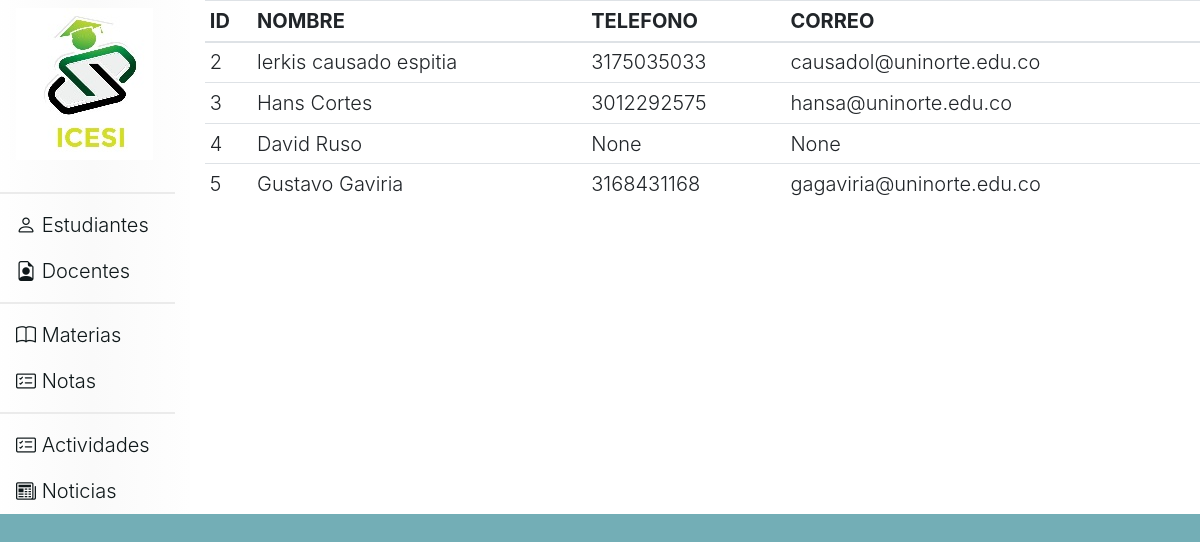
Page /estudiantes on the committed database.
### tables this page shows
CREATE TABLE user (id integer PRIMARY KEY AUTOINCREMENT, nombre_usuario char (50) NOT NULL, telefono INTEGER (20), correo VARCHAR (30), direccion VARCHAR (50), id_rol integer NOT NULL);

### app.py (the view)
@app.route('/estudiantes')
def estudiantes():
    response=controller.DatosUsuarios('ESTUDIANTE')
    return render_template('estudiantes.html',lista=response)

### controller.py (called while the page is built)
def Conectar():
    conexion= sqlite3.connect("ciclo3db.db")
    return conexion

def DatosUsuarios(rol):
    conn= Conectar()
    cursor= conn.execute("select `user`.id, `user`.nombre_usuario,`user`.telefono, `user`.correo from `user` inner join roles on (`user`.id_rol=roles.id) where `roles`.nombre='"+rol+"';")
    return cursor.fetchall() #item
    conn.close()

### templates/estudiantes.html
{% extends 'head.html' %}
{% block contenido %}
    <table class="table table-sm">
        <thead>
            <tr>
                <th>ID</th>
                <th>NOMBRE</th>
                <th>TELEFONO</th>
                <th>CORREO</th>
            </tr>
        </thead>
        <tbody>
            {% for item in lista %}
            <tr>
                <td>{% print(item[0])%}</td>
                <td>{% print(item[1])%}</td>
                <td>{% print(item[2])%}</td>
                <td>{% print(item[3])%}</td>
            </tr>
            {% endfor %}
        </tbody>
    </table>
{% endblock %}

### templates/head.html (shortened to what this page needs)
<!DOCTYPE html>
<html lang="en">
<head>
    <link rel="stylesheet" href="https://cdn.jsdelivr.net/npm/bootstrap@4.6.0/dist/css/bootstrap.min.css">
    <link rel="stylesheet" href="https://cdn.jsdelivr.net/npm/bootstrap-icons@1.5.0/font/bootstrap-icons.css">
    <link rel="stylesheet" href="{{ url_for('static',filename='css/estilos.css') }}">
</head>
<body>
    <div class="row">
        <div class="col-md-2 navegacion">
            <ul class="nav flex-column">
                <li class="nav-item">
                    <h3>
                        <a class="nav-link active inicio" href="/home" type="submit">
                            <img src="{{ url_for('static',filename='images/logo.jpg') }}" class="img-fluid" alt="Responsive image">
                        </a>
                    </h3>
                </li>
                <div class="dropdown-divider division"></div>
                <li class="nav-item">
                    <a class="nav-link inicio" href="/estudiantes" type="submit"><i class="bi bi-person"></i> Estudiantes</a>
                </li>
                <li class="nav-item">
                  <a class="nav-link inicio" href="/docentes" type="submit"><i class="bi bi-file-earmark-person"></i> Docentes</a>
                </li>
                <div class="dropdown-divider division"></div>
                <li class="nav-item">
                    <a class="nav-link inicio" href="/materias" type="submit"><i class="bi bi-book"></i> Materias</a>
                </li>
                <li class="nav-item">
                    <a class="nav-link inicio" href="/notas" type="submit"><i class="bi bi-card-checklist"></i> Notas</a>
                </li>
                <div class="dropdown-divider division"></div>
                <li class="nav-item">
                    <a class="nav-link inicio" href="#"><i class="bi bi-card-checklist"></i> Actividades</a>
                </li>
                <li class="nav-item">
                  <a class="nav-link inicio" href="#"><i class="bi bi-newspaper"></i> Noticias</a>
                </li>
              </ul>
        </div>
        <div class="col-md-10 contenido">
            <contenido>
                {% block contenido %}
		        {% endblock %}
            </contenido>
        </div>
    </div>
</body>
</html>

### static/css/estilos.css (style rules this page uses)
body { background-color: #73aeb6; font-size: 20px; font-weight: 300; }
.division { border: 1px #ebebeb solid; color: #b3b3b3 ; }
.navegacion { background: rgb(255,255,255); background: linear-gradient(90deg, rgba(255,255,255,1) 0%, rgba(250,250,250,1) 52%, rgba(254,254,254,1) 100%); }
.contenido { background-color: #fff; }
.inicio { color:#0f181a; }

### rows in the picture
user: id "2", nombre_usuario "lerkis causado espitia", telefono "3175035033", correo "causadol@uninorte.edu.co"
user: id "3", nombre_usuario "Hans Cortes", telefono "3012292575", correo "hansa@uninorte.edu.co"
user: id "4", nombre_usuario "David Ruso", print "None"
user: id "5", nombre_usuario "Gustavo Gaviria", telefono "3168431168", correo "gagaviria@uninorte.edu.co"
